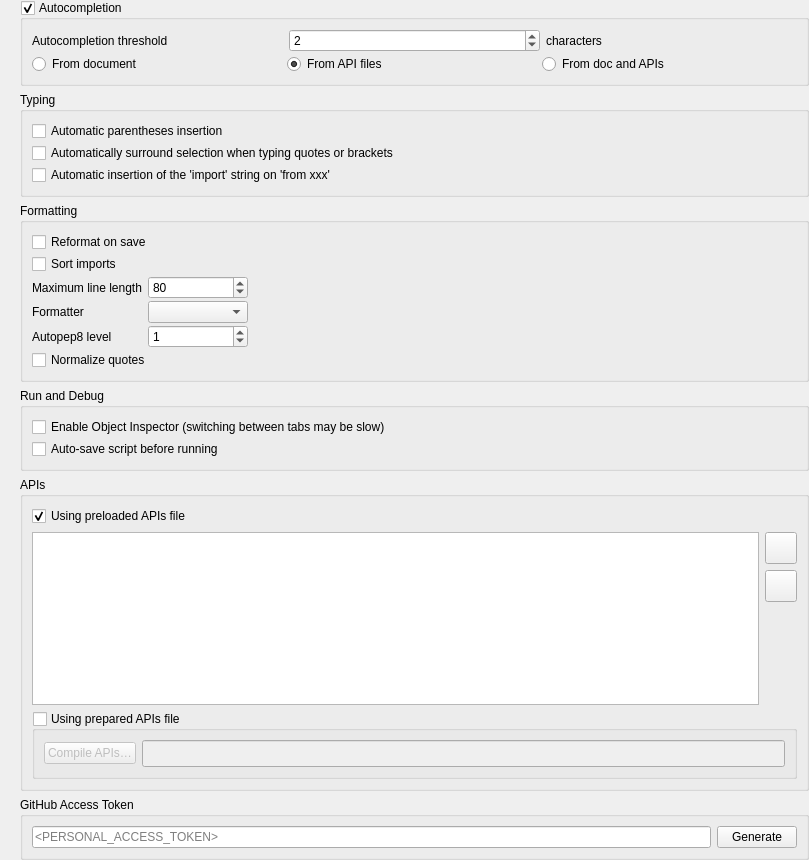
<?xml version="1.0" encoding="UTF-8"?>
<ui version="4.0">
 <class>SettingsDialogPythonConsole</class>
 <widget class="QWidget" name="SettingsDialogPythonConsole">
  <property name="geometry">
   <rect>
    <x>0</x>
    <y>0</y>
    <width>809</width>
    <height>860</height>
   </rect>
  </property>
  <property name="sizePolicy">
   <sizepolicy hsizetype="Preferred" vsizetype="Preferred">
    <horstretch>0</horstretch>
    <verstretch>0</verstretch>
   </sizepolicy>
  </property>
  <property name="minimumSize">
   <size>
    <width>500</width>
    <height>0</height>
   </size>
  </property>
  <property name="font">
   <font>
    <bold>false</bold>
   </font>
  </property>
  <layout class="QGridLayout" name="gridLayout_16">
   <property name="leftMargin">
    <number>20</number>
   </property>
   <property name="topMargin">
    <number>0</number>
   </property>
   <property name="rightMargin">
    <number>0</number>
   </property>
   <property name="bottomMargin">
    <number>0</number>
   </property>
   <item row="0" column="0">
    <widget class="QScrollArea" name="scrollArea">
     <property name="frameShape">
      <enum>QFrame::NoFrame</enum>
     </property>
     <property name="widgetResizable">
      <bool>true</bool>
     </property>
     <widget class="QWidget" name="scrollAreaWidgetContents">
      <property name="geometry">
       <rect>
        <x>0</x>
        <y>0</y>
        <width>775</width>
        <height>879</height>
       </rect>
      </property>
      <layout class="QGridLayout" name="gridLayout">
       <property name="leftMargin">
        <number>0</number>
       </property>
       <property name="topMargin">
        <number>0</number>
       </property>
       <property name="rightMargin">
        <number>0</number>
       </property>
       <property name="bottomMargin">
        <number>0</number>
       </property>
       <item row="5" column="0">
        <widget class="QGroupBox" name="groupBox">
         <property name="title">
          <string>GitHub Access Token</string>
         </property>
         <layout class="QGridLayout" name="gridLayout_6">
          <item row="0" column="0">
           <widget class="QLineEdit" name="tokenGhLineEdit">
            <property name="placeholderText">
             <string>&lt;PERSONAL_ACCESS_TOKEN&gt;</string>
            </property>
           </widget>
          </item>
          <item row="0" column="1">
           <widget class="QPushButton" name="generateToken">
            <property name="text">
             <string>Generate</string>
            </property>
           </widget>
          </item>
         </layout>
        </widget>
       </item>
       <item row="4" column="0">
        <widget class="QgsCollapsibleGroupBox" name="groupBoxApi">
         <property name="title">
          <string>APIs</string>
         </property>
         <property name="collapsed" stdset="0">
          <bool>true</bool>
         </property>
         <property name="saveCollapsedState" stdset="0">
          <bool>true</bool>
         </property>
         <layout class="QGridLayout" name="gridLayout_7">
          <item row="0" column="0">
           <widget class="QCheckBox" name="preloadAPI">
            <property name="text">
             <string>Using preloaded APIs file</string>
            </property>
            <property name="checked">
             <bool>true</bool>
            </property>
           </widget>
          </item>
          <item row="1" column="0">
           <layout class="QGridLayout" name="gridLayout_2">
            <item row="0" column="1">
             <layout class="QVBoxLayout" name="verticalLayout">
              <item>
               <widget class="QPushButton" name="addAPIpath">
                <property name="sizePolicy">
                 <sizepolicy hsizetype="Minimum" vsizetype="Minimum">
                  <horstretch>0</horstretch>
                  <verstretch>0</verstretch>
                 </sizepolicy>
                </property>
                <property name="minimumSize">
                 <size>
                  <width>32</width>
                  <height>32</height>
                 </size>
                </property>
                <property name="maximumSize">
                 <size>
                  <width>32</width>
                  <height>32</height>
                 </size>
                </property>
                <property name="text">
                 <string/>
                </property>
               </widget>
              </item>
              <item>
               <widget class="QPushButton" name="removeAPIpath">
                <property name="minimumSize">
                 <size>
                  <width>32</width>
                  <height>32</height>
                 </size>
                </property>
                <property name="maximumSize">
                 <size>
                  <width>32</width>
                  <height>32</height>
                 </size>
                </property>
                <property name="text">
                 <string/>
                </property>
               </widget>
              </item>
              <item>
               <spacer name="verticalSpacer">
                <property name="orientation">
                 <enum>Qt::Vertical</enum>
                </property>
                <property name="sizeHint" stdset="0">
                 <size>
                  <width>20</width>
                  <height>40</height>
                 </size>
                </property>
               </spacer>
              </item>
             </layout>
            </item>
            <item row="0" column="0">
             <widget class="QTableWidget" name="tableWidget">
              <property name="minimumSize">
               <size>
                <width>0</width>
                <height>100</height>
               </size>
              </property>
              <property name="editTriggers">
               <set>QAbstractItemView::NoEditTriggers</set>
              </property>
              <property name="tabKeyNavigation">
               <bool>false</bool>
              </property>
              <property name="showDropIndicator" stdset="0">
               <bool>false</bool>
              </property>
              <property name="dragDropOverwriteMode">
               <bool>false</bool>
              </property>
              <property name="alternatingRowColors">
               <bool>true</bool>
              </property>
              <property name="selectionMode">
               <enum>QAbstractItemView::ExtendedSelection</enum>
              </property>
              <property name="selectionBehavior">
               <enum>QAbstractItemView::SelectRows</enum>
              </property>
              <property name="verticalScrollMode">
               <enum>QAbstractItemView::ScrollPerPixel</enum>
              </property>
              <property name="horizontalScrollMode">
               <enum>QAbstractItemView::ScrollPerPixel</enum>
              </property>
              <property name="gridStyle">
               <enum>Qt::SolidLine</enum>
              </property>
              <property name="rowCount">
               <number>0</number>
              </property>
              <property name="columnCount">
               <number>2</number>
              </property>
              <attribute name="horizontalHeaderVisible">
               <bool>false</bool>
              </attribute>
              <attribute name="horizontalHeaderCascadingSectionResizes">
               <bool>false</bool>
              </attribute>
              <attribute name="horizontalHeaderShowSortIndicator" stdset="0">
               <bool>false</bool>
              </attribute>
              <attribute name="horizontalHeaderStretchLastSection">
               <bool>true</bool>
              </attribute>
              <attribute name="verticalHeaderVisible">
               <bool>false</bool>
              </attribute>
              <column>
               <property name="text">
                <string>APIs</string>
               </property>
              </column>
              <column>
               <property name="text">
                <string>Path</string>
               </property>
              </column>
             </widget>
            </item>
           </layout>
          </item>
          <item row="2" column="0">
           <widget class="QgsCollapsibleGroupBox" name="groupBoxPreparedAPI">
            <property name="title">
             <string>Using prepared APIs file</string>
            </property>
            <property name="checkable">
             <bool>true</bool>
            </property>
            <property name="checked">
             <bool>false</bool>
            </property>
            <property name="collapsed" stdset="0">
             <bool>true</bool>
            </property>
            <property name="saveCollapsedState" stdset="0">
             <bool>true</bool>
            </property>
            <property name="saveCheckedState" stdset="0">
             <bool>true</bool>
            </property>
            <layout class="QGridLayout" name="gridLayout_3">
             <item row="0" column="0">
              <widget class="QPushButton" name="compileAPIs">
               <property name="text">
                <string>Compile APIs…</string>
               </property>
              </widget>
             </item>
             <item row="0" column="1">
              <widget class="QLineEdit" name="lineEdit">
               <property name="minimumSize">
                <size>
                 <width>0</width>
                 <height>27</height>
                </size>
               </property>
              </widget>
             </item>
            </layout>
           </widget>
          </item>
         </layout>
        </widget>
       </item>
       <item row="1" column="0">
        <widget class="QgsCollapsibleGroupBox" name="groupBoxTyping">
         <property name="title">
          <string>Typing</string>
         </property>
         <property name="collapsed" stdset="0">
          <bool>false</bool>
         </property>
         <property name="saveCollapsedState" stdset="0">
          <bool>true</bool>
         </property>
         <layout class="QGridLayout" name="gridLayout_11">
          <property name="verticalSpacing">
           <number>2</number>
          </property>
          <item row="0" column="0">
           <widget class="QCheckBox" name="autoCloseBracket">
            <property name="text">
             <string>Automatic parentheses insertion</string>
            </property>
           </widget>
          </item>
          <item row="1" column="0">
           <widget class="QCheckBox" name="autoSurround">
            <property name="text">
             <string>Automatically surround selection when typing quotes or brackets</string>
            </property>
           </widget>
          </item>
          <item row="2" column="0">
           <widget class="QCheckBox" name="autoInsertImport">
            <property name="text">
             <string>Automatic insertion of the 'import' string on 'from xxx'</string>
            </property>
           </widget>
          </item>
         </layout>
        </widget>
       </item>
       <item row="3" column="0">
        <widget class="QgsCollapsibleGroupBox" name="groupBoxRunDebugEditor">
         <property name="title">
          <string>Run and Debug</string>
         </property>
         <property name="collapsed" stdset="0">
          <bool>true</bool>
         </property>
         <property name="saveCollapsedState" stdset="0">
          <bool>true</bool>
         </property>
         <layout class="QGridLayout" name="gridLayout_21">
          <property name="verticalSpacing">
           <number>2</number>
          </property>
          <item row="1" column="0">
           <widget class="QCheckBox" name="autoSaveScript">
            <property name="text">
             <string>Auto-save script before running</string>
            </property>
           </widget>
          </item>
          <item row="0" column="0">
           <widget class="QCheckBox" name="enableObjectInspector">
            <property name="text">
             <string>Enable Object Inspector (switching between tabs may be slow)</string>
            </property>
            <property name="checked">
             <bool>false</bool>
            </property>
           </widget>
          </item>
         </layout>
        </widget>
       </item>
       <item row="0" column="0">
        <widget class="QgsCollapsibleGroupBox" name="groupBoxAutoCompletion">
         <property name="title">
          <string>Autocompletion</string>
         </property>
         <property name="checkable">
          <bool>true</bool>
         </property>
         <property name="checked">
          <bool>true</bool>
         </property>
         <property name="collapsed" stdset="0">
          <bool>false</bool>
         </property>
         <property name="saveCheckedState" stdset="0">
          <bool>true</bool>
         </property>
         <property name="saveCollapsedState" stdset="0">
          <bool>true</bool>
         </property>
         <layout class="QGridLayout" name="gridLayout_5">
          <property name="verticalSpacing">
           <number>2</number>
          </property>
          <item row="0" column="2">
           <widget class="QLabel" name="label_36">
            <property name="text">
             <string>characters</string>
            </property>
           </widget>
          </item>
          <item row="0" column="1">
           <widget class="QSpinBox" name="autoCompThreshold">
            <property name="maximum">
             <number>10</number>
            </property>
            <property name="value">
             <number>2</number>
            </property>
           </widget>
          </item>
          <item row="0" column="0">
           <widget class="QLabel" name="label_6">
            <property name="text">
             <string>Autocompletion threshold</string>
            </property>
           </widget>
          </item>
          <item row="1" column="0" colspan="3">
           <layout class="QGridLayout" name="layoutRadioButton">
            <item row="0" column="2">
             <widget class="QRadioButton" name="autoCompFromDocAPI">
              <property name="toolTip">
               <string>Get autocompletion from current document and installed APIs</string>
              </property>
              <property name="text">
               <string>From doc and APIs</string>
              </property>
             </widget>
            </item>
            <item row="0" column="1">
             <widget class="QRadioButton" name="autoCompFromAPI">
              <property name="toolTip">
               <string>Get autocompletion from installed APIs</string>
              </property>
              <property name="text">
               <string>From API files</string>
              </property>
              <property name="checked">
               <bool>true</bool>
              </property>
             </widget>
            </item>
            <item row="0" column="0">
             <widget class="QRadioButton" name="autoCompFromDoc">
              <property name="toolTip">
               <string>Get autocompletion from current document</string>
              </property>
              <property name="text">
               <string>From document</string>
              </property>
             </widget>
            </item>
           </layout>
          </item>
         </layout>
        </widget>
       </item>
       <item row="2" column="0">
        <widget class="QgsCollapsibleGroupBox" name="groupBoxFromatting">
         <property name="title">
          <string>Formatting</string>
         </property>
         <property name="collapsed" stdset="0">
          <bool>false</bool>
         </property>
         <property name="saveCollapsedState" stdset="0">
          <bool>true</bool>
         </property>
         <layout class="QGridLayout" name="gridLayout_4">
          <property name="verticalSpacing">
           <number>2</number>
          </property>
          <item row="2" column="1">
           <widget class="QgsSpinBox" name="maxLineLength">
            <property name="minimum">
             <number>60</number>
            </property>
            <property name="maximum">
             <number>200</number>
            </property>
            <property name="value">
             <number>80</number>
            </property>
           </widget>
          </item>
          <item row="0" column="0" colspan="2">
           <widget class="QCheckBox" name="formatOnSave">
            <property name="text">
             <string>Reformat on save</string>
            </property>
           </widget>
          </item>
          <item row="5" column="0" colspan="2">
           <widget class="QCheckBox" name="blackNormalizeQuotes">
            <property name="text">
             <string>Normalize quotes</string>
            </property>
           </widget>
          </item>
          <item row="3" column="1">
           <widget class="QComboBox" name="formatter">
            <property name="minimumSize">
             <size>
              <width>100</width>
              <height>0</height>
             </size>
            </property>
           </widget>
          </item>
          <item row="1" column="0" colspan="2">
           <widget class="QCheckBox" name="sortImports">
            <property name="text">
             <string>Sort imports</string>
            </property>
           </widget>
          </item>
          <item row="4" column="0">
           <widget class="QLabel" name="autopep8LevelLabel">
            <property name="text">
             <string>Autopep8 level</string>
            </property>
           </widget>
          </item>
          <item row="2" column="0">
           <widget class="QLabel" name="label_8">
            <property name="text">
             <string>Maximum line length</string>
            </property>
           </widget>
          </item>
          <item row="3" column="0">
           <widget class="QLabel" name="label">
            <property name="text">
             <string>Formatter</string>
            </property>
           </widget>
          </item>
          <item row="4" column="1">
           <widget class="QgsSpinBox" name="autopep8Level">
            <property name="maximum">
             <number>3</number>
            </property>
            <property name="value">
             <number>1</number>
            </property>
           </widget>
          </item>
          <item row="0" column="2">
           <spacer name="horizontalSpacer_2">
            <property name="orientation">
             <enum>Qt::Horizontal</enum>
            </property>
            <property name="sizeHint" stdset="0">
             <size>
              <width>40</width>
              <height>20</height>
             </size>
            </property>
           </spacer>
          </item>
         </layout>
        </widget>
       </item>
       <item row="6" column="0">
        <spacer name="verticalSpacer2">
         <property name="orientation">
          <enum>Qt::Vertical</enum>
         </property>
         <property name="sizeHint" stdset="0">
          <size>
           <width>20</width>
           <height>0</height>
          </size>
         </property>
        </spacer>
       </item>
      </layout>
     </widget>
    </widget>
   </item>
  </layout>
 </widget>
 <customwidgets>
  <customwidget>
   <class>QgsCollapsibleGroupBox</class>
   <extends>QGroupBox</extends>
   <header>qgis.gui</header>
   <container>1</container>
  </customwidget>
  <customwidget>
   <class>QgsSpinBox</class>
   <extends>QSpinBox</extends>
   <header>qgis.gui</header>
  </customwidget>
 </customwidgets>
 <tabstops>
  <tabstop>groupBoxAutoCompletion</tabstop>
  <tabstop>scrollArea</tabstop>
  <tabstop>autoCompThreshold</tabstop>
  <tabstop>autoCompFromDoc</tabstop>
  <tabstop>autoCompFromAPI</tabstop>
  <tabstop>autoCompFromDocAPI</tabstop>
  <tabstop>autoCloseBracket</tabstop>
  <tabstop>autoSurround</tabstop>
  <tabstop>autoInsertImport</tabstop>
  <tabstop>formatOnSave</tabstop>
  <tabstop>sortImports</tabstop>
  <tabstop>maxLineLength</tabstop>
  <tabstop>formatter</tabstop>
  <tabstop>autopep8Level</tabstop>
  <tabstop>blackNormalizeQuotes</tabstop>
  <tabstop>enableObjectInspector</tabstop>
  <tabstop>autoSaveScript</tabstop>
  <tabstop>preloadAPI</tabstop>
  <tabstop>tableWidget</tabstop>
  <tabstop>addAPIpath</tabstop>
  <tabstop>removeAPIpath</tabstop>
  <tabstop>groupBoxPreparedAPI</tabstop>
  <tabstop>compileAPIs</tabstop>
  <tabstop>lineEdit</tabstop>
  <tabstop>tokenGhLineEdit</tabstop>
  <tabstop>generateToken</tabstop>
 </tabstops>
 <resources/>
 <connections/>
</ui>
